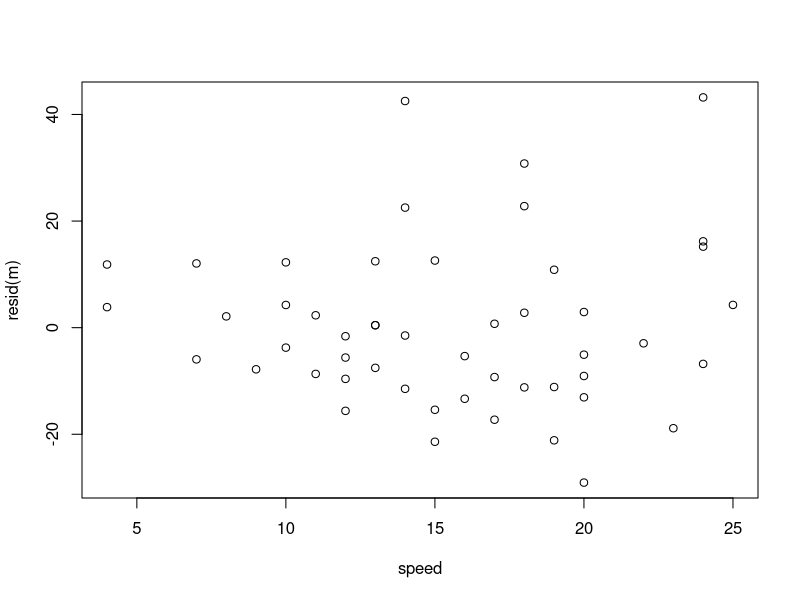

Recreate this plot in R.
# Load the data:
# car braking distances in feet paired with speeds in km/h
# see ?cars for details
data(cars)
# fit a linear regression of distance on speed
m <- lm( dist ~ speed , data=cars )
# estimated coefficients from the model
coef(m)
# plot residuals against speed
plot( resid(m) ~ speed , data=cars )

